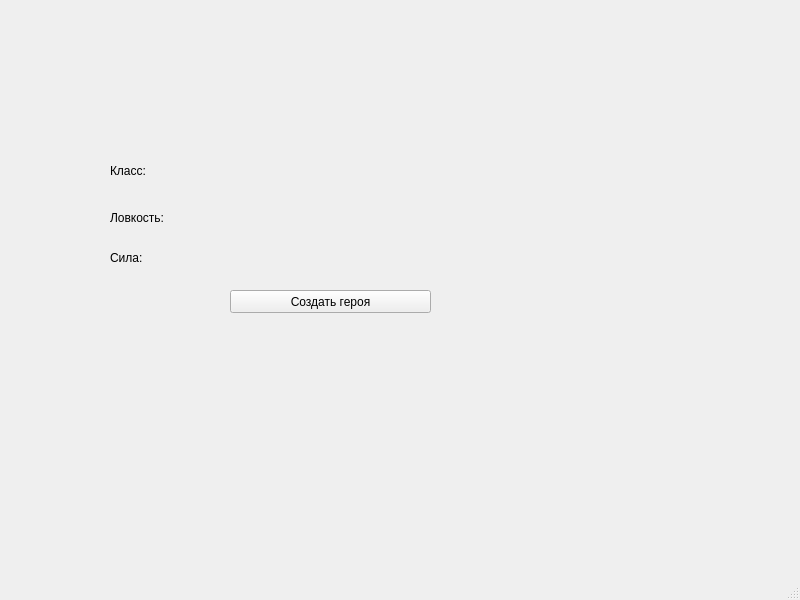
<?xml version="1.0" encoding="UTF-8"?>
<ui version="4.0">
 <class>MainWindow</class>
 <widget class="QMainWindow" name="MainWindow">
  <property name="geometry">
   <rect>
    <x>0</x>
    <y>0</y>
    <width>800</width>
    <height>600</height>
   </rect>
  </property>
  <property name="windowTitle">
   <string>MainWindow</string>
  </property>
  <widget class="QWidget" name="centralwidget">
   <widget class="QLabel" name="label">
    <property name="geometry">
     <rect>
      <x>110</x>
      <y>160</y>
      <width>241</width>
      <height>21</height>
     </rect>
    </property>
    <property name="text">
     <string>Класс: </string>
    </property>
   </widget>
   <widget class="QLabel" name="label_2">
    <property name="geometry">
     <rect>
      <x>110</x>
      <y>210</y>
      <width>151</width>
      <height>16</height>
     </rect>
    </property>
    <property name="text">
     <string>Ловкость: </string>
    </property>
   </widget>
   <widget class="QLabel" name="label_3">
    <property name="geometry">
     <rect>
      <x>110</x>
      <y>250</y>
      <width>281</width>
      <height>16</height>
     </rect>
    </property>
    <property name="text">
     <string>Сила: </string>
    </property>
   </widget>
   <widget class="QPushButton" name="pushButton">
    <property name="geometry">
     <rect>
      <x>230</x>
      <y>290</y>
      <width>201</width>
      <height>23</height>
     </rect>
    </property>
    <property name="text">
     <string>Создать героя</string>
    </property>
   </widget>
  </widget>
  <widget class="QMenuBar" name="menubar">
   <property name="geometry">
    <rect>
     <x>0</x>
     <y>0</y>
     <width>800</width>
     <height>21</height>
    </rect>
   </property>
  </widget>
  <widget class="QStatusBar" name="statusbar"/>
 </widget>
 <resources/>
 <connections/>
</ui>
